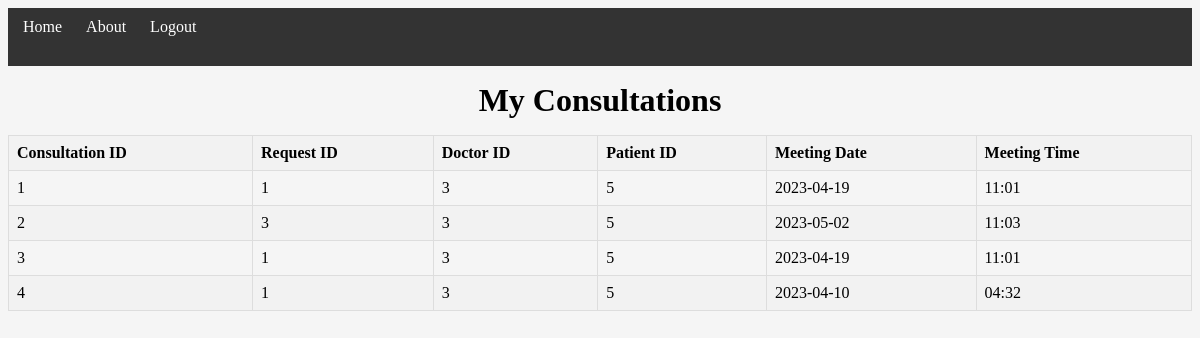
The app's page /my/consultations (signed in) with its own data.
### models.py (models this page shows)
class Consultation(db.Model):
    id = db.Column(db.Integer,primary_key=True)
    doctor_id = db.Column(db.Integer, db.ForeignKey('users.id'))
    patient_id = db.Column(db.Integer, db.ForeignKey('users.id'))
    meeting_date = db.Column(db.String(50),nullable=False)
    meeting_time = db.Column(db.String(50),nullable=False)
    request_id = db.Column(db.Integer, db.ForeignKey('request.id'))
    doctor_ref = db.relationship("User", uselist=False, foreign_keys=[doctor_id])
    patient_ref = db.relationship("User", uselist=False, foreign_keys=[patient_id])
    request_ref = db.relationship("Request", uselist=False, foreign_keys=[request_id])

### app.py (the view)
@app.route('/my/consultations')
@roles_accepted('Doctor')
def myConsultation():
    new_consult = Consultation.query.filter_by(doctor_id=current_user.id)
    return render_template('consultations.html',consultations=new_consult)

### templates/consultations.html
{% extends 'base.html' %}
{% block content %}
  <h1>My Consultations</h1>
  <table>
    <thead>
      <tr>
        <th>Consultation ID</th>
        <th>Request ID</th>
        <th>Doctor ID</th>
        <th>Patient ID</th>
        <th>Meeting Date</th>
        <th>Meeting Time</th>
      </tr>
    </thead>
    <tbody>
      {% for consult in consultations %}
        <tr>
          <td>{{ consult.id}}</td>
          <td>{{ consult.request_id }}</td>
        <td>{{ consult.doctor_id }}</td>
        <td>{{ consult.patient_id }}</td>
        <td>{{ consult.meeting_date }}</td>
        <td>{{ consult.meeting_time }}</td>
        </tr>
      {% endfor %}
    </tbody>
  </table>
{% endblock %}

### templates/base.html (shortened to what this page needs)
<!DOCTYPE html>
<html lang="en">
<head>
    <link rel="stylesheet" href="{{ url_for('static', filename='stylecss.css') }}">
</head>
<body>
    <header>
        <nav>
            <ul>
                <li><a href="{{ url_for('home') }}">Home</a></li>
                <li><a href="{{ url_for('about') }}">About</a></li>
                {% if current_user.is_authenticated %}
                <li><a href="{{ url_for('logout') }}">Logout</a></li>
                {% else %}
                <li><a href="{{ url_for('UserLogIn') }}">Login</a></li>
                <li><a href="{{ url_for('UserSignIn') }}">Sign Up</a></li>
                {% endif %}
            </ul>
        </nav>
    </header>
    <main>
        {% block content %}{% endblock %}
    </main>
</body>
</html>

### static/stylecss.css (style rules this page uses)
h1 { font-size: 2rem; font-weight: bold; margin: 1rem 0; text-align: center; }
body { background-color: #f5f5f5; }
header { background-color: #333; color: #fff; padding: 10px; }
nav ul { list-style: none; margin: 0; padding: 0; }
nav li { display: inline-block; margin-right: 10px; }
nav a { color: #fff; text-decoration: none; padding: 5px; border-radius: 5px; }
table { border-collapse: collapse; width: 100%; margin-bottom: 20px; }
table th, table td { border: 1px solid #ddd; padding: 8px; text-align: left; }
table th { background-color: #f2f2f2; }
table tr:nth-child(even) { background-color: #f2f2f2; }
ul { list-style: none; margin: 0; padding: 0; }
li { margin-bottom: 20px; }

### records on screen
Consultation: id "1", request_id "1", doctor_id "3", patient_id "5", meeting_date "2023-04-19", meeting_time "11:01"
Consultation: id "2", request_id "3", doctor_id "3", patient_id "5", meeting_date "2023-05-02", meeting_time "11:03"
Consultation: id "3", request_id "1", doctor_id "3", patient_id "5", meeting_date "2023-04-19", meeting_time "11:01"
Consultation: id "4", request_id "1", doctor_id "3", patient_id "5", meeting_date "2023-04-10", meeting_time "04:32"
